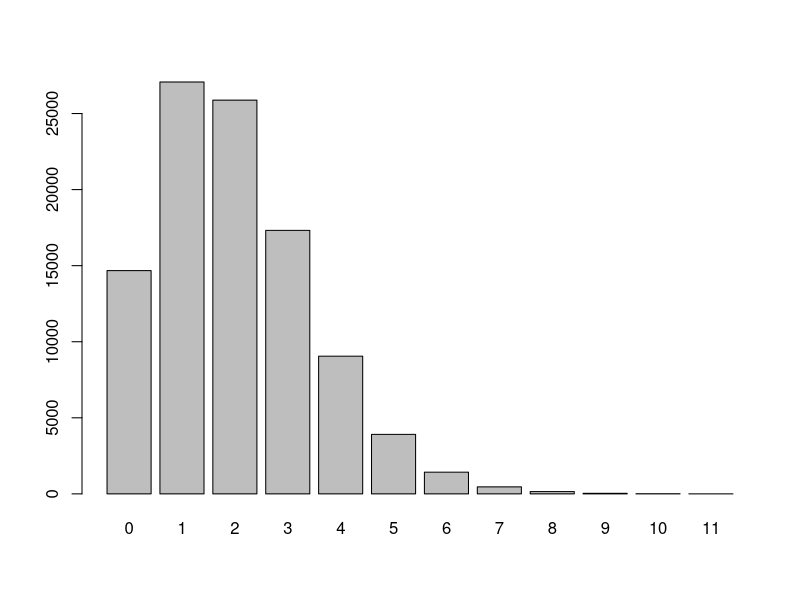
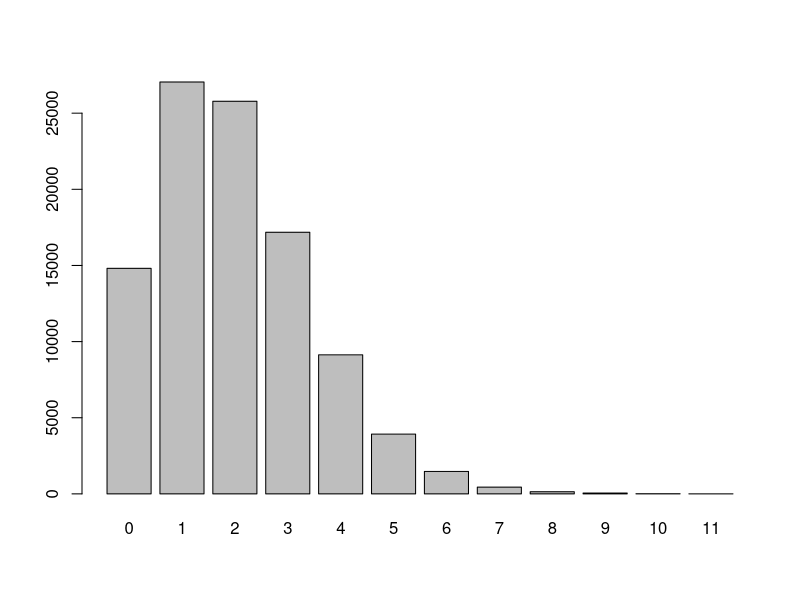

Write the R code that produced these figures, in order.
## ---- chunk 1
set.seed(827441)

n<-100000
b<-0.2
## ---- chunk 2
parents_geno<-sample(c(0,1),n,TRUE)
parents_fitness<-1+b*(rnorm(n,0,1)+parents_geno)
tapply(parents_fitness,parents_geno,mean)
## ---- chunk 3
child_parent_1<-sample(1:n,n,replace=TRUE,prob=parents_fitness)
child_parent_2<-sample(1:n,n,replace=TRUE,prob=parents_fitness)
## ---- chunk 4
parents_no_children<-rep(0,n)
tabParents<-table(c(child_parent_1,child_parent_2))
parents_no_children[as.numeric(unlist(dimnames(tabParents)))]<-tabParents
barplot(table(parents_no_children))
## ---- chunk 5
mean_by_geno<-tapply(parents_no_children,parents_geno,mean)
mean_by_geno
## ---- chunk 6
unname(mean_by_geno[2]-mean_by_geno[1])
## ---- chunk 7
unname(mean_by_geno[2]/mean_by_geno[1])
## ---- chunk 8
mod1<-lm(parents_no_children~parents_geno)
mod2<-glm(parents_no_children~parents_geno,family=poisson)

#mod1
mod1

#mod2
#intercept
exp(mod2$coefficients[1])
#slope
exp(mod2$coefficients[1]) * (exp(mod2$coefficients[2]) - 1)
## ---- chunk 9
set.seed(827441)

n<-100000
b<-0.2
## ---- chunk 10
parents_geno<-sample(0:2,n,TRUE)
parents_fitness<-1+b*(rnorm(n,0,1)+parents_geno)
tapply(parents_fitness,parents_geno,mean)
## ---- chunk 11
child_parent_1<-sample(1:n,n,replace=TRUE,prob=parents_fitness)
child_parent_2<-sample(1:n,n,replace=TRUE,prob=parents_fitness)
## ---- chunk 12
parents_no_children<-rep(0,n)
tabParents<-table(c(child_parent_1,child_parent_2))
parents_no_children[as.numeric(unlist(dimnames(tabParents)))]<-tabParents
barplot(table(parents_no_children))
## ---- chunk 13
mean_by_geno<-tapply(parents_no_children,parents_geno,mean)
mean_by_geno
## ---- chunk 14
unname(c(mean_by_geno[2]-mean_by_geno[1],mean_by_geno[3]-mean_by_geno[2]))
unname(mean_by_geno[3]-mean_by_geno[1])
## ---- chunk 15
unname(c(mean_by_geno[2]/mean_by_geno[1],mean_by_geno[3]/mean_by_geno[2]))
unname(mean_by_geno[3]/mean_by_geno[1])
## ---- chunk 16
mod1<-lm(parents_no_children~parents_geno)
mod2<-glm(parents_no_children~parents_geno,family=poisson)
## ---- chunk 17
mod1
## ---- chunk 18
#intercept
exp(mod2$coefficients[1])
#slope
exp(mod2$coefficients[1]) * (exp(mod2$coefficients[2]) - 1)
